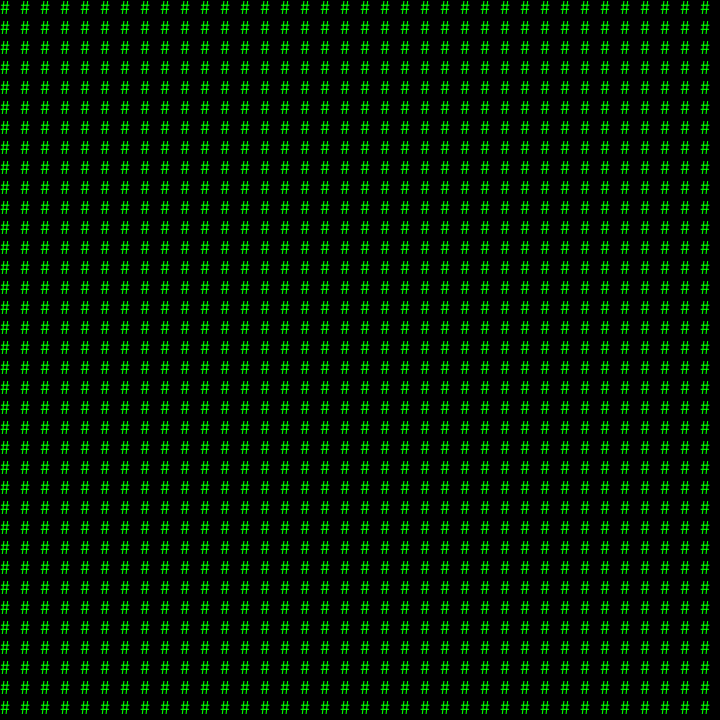
Frame 1 (no input)
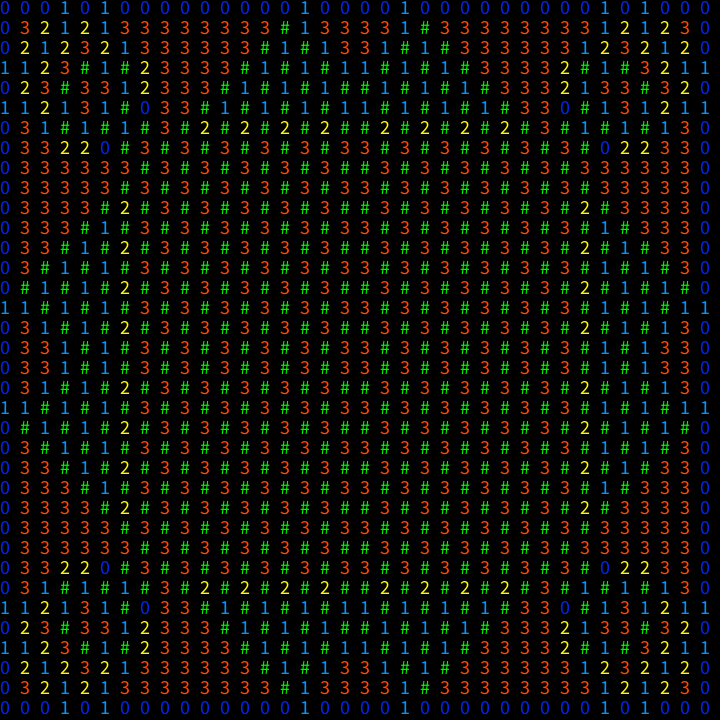
Frame 60 (the mouse pressed at the canvas centre just before this capture)
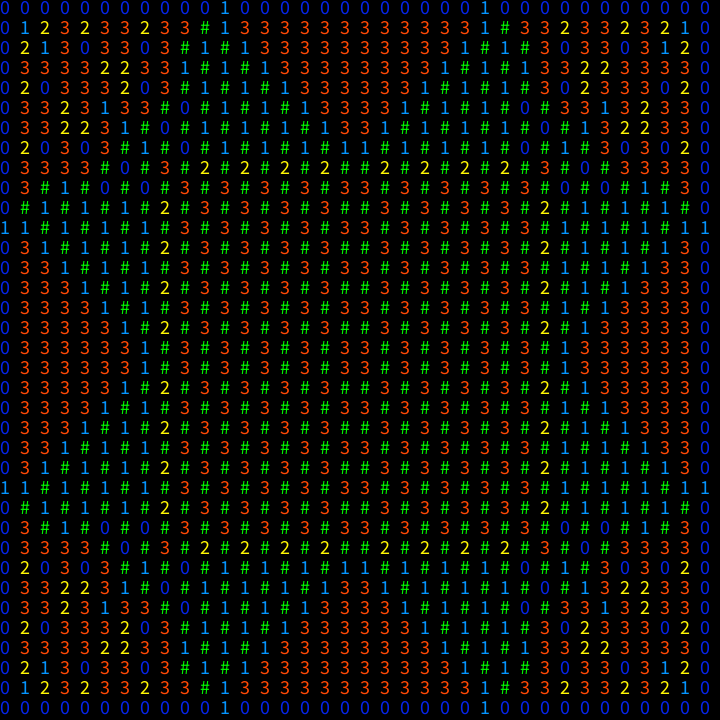
Frame 120 (the mouse held since frame 60 and released just before this capture)

The Processing sketch that drew these frames (run headless with seeded random() and noise(); from frame 60 on, the mouse is pressed at the canvas centre):

// Processing sketch: sandpileNumberFull
// ── sandpileNumberFull.pde
int[][] sandpiles;
int sz = 20;  //10, 20, 40
int col= 36 ;// 108, 54, 27
int row =36; // 72, 36, 18
void setup() {
  size(720, 720);
  noStroke();
  textSize(sz);
  textAlign(LEFT,TOP);
  sandpiles = new int[col][row];
  //sandpiles[col/2][row/2] = 2000
  // two sandpiles
 // sandpiles[col/4][row/2] = 300;
 // sandpiles[col-col/4][row/2]=300;
 
 // fill the sandpile with 3
  for (int x =0; x<col; x++) {
    for (int y =0; y<row; y++) {
      //sandpiles[x][y] = int(random(2,4)); // 2 or 3 in each
      sandpiles[x][y] = 5;
    }
  }
}

void showIt() {
  String txtnum; // place to hold the text of the number
  for (int x =0; x<col; x++) {
    for (int y =0; y<row; y++) {
      int num = sandpiles[x][y];
      color col = color(0,255,0); // locally define col
      if (num == 0) {
        col = color(#0524E8);
      } else if (num ==1) {
        col = color(#0595FF);
      } else if (num ==2) {
        col = color(#FFF705);
      } else if (num ==3) {
        col = color(#FF4805);
      }
      fill(col);
      if (num>=4){
       txtnum= "#";
      }else{
        txtnum = str(num);
      }
      text(txtnum,x*sz,y*sz);
      //rect(x*sz, y*sz, sz, sz);
    }
  }
}

void topple() {
  int [][] nextpiles = new int[col][row];
   

  for (int x =1; x<col-1; x++) {
    for (int y =1; y<row-1; y++) {
      int num = sandpiles[x][y];
      if (num<4) {
        nextpiles[x][y] += sandpiles[x][y];
      }else {  // pile has more than 3
        nextpiles[x][y] += sandpiles[x][y]-4;
        nextpiles[x+1][y]++;  // right
        nextpiles[x-1][y]++; // left
        nextpiles[x][y+1]++; // down
        nextpiles[x][y-1]++;// up
      }
    }
  }
  sandpiles=nextpiles;
}

void draw() {
  background(0);
  showIt();
  topple();
}

void keyPressed(){
 //save("sandNum"+frameCount+".png");
  sandpiles[col/2][row/2] += 1;
}
